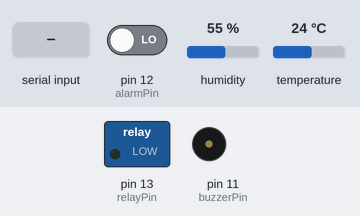
Simulated run of this sketch. Board: Arduino Uno, built with avr-gcc and run on an emulated ATmega328P. On the bench: switched loads named in the sketch (green lamp = pin HIGH), buzzer (waves = sounding). The test bench sets the inputs (shaded band); at power-on: pin 12 (alarmPin) LOW, humidity 55 %, temperature 24 °C. What the sketch prints to the serial monitor is not drawn.

Above: at 1.2 s.
1.3 s: "2" received over Serial
At 1.4 s:
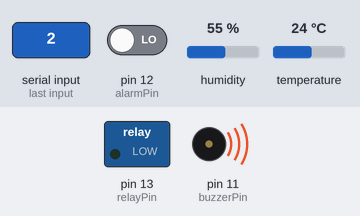
Timing chart, 0 to 4.3 s (numbered marks = the images above; inputs shaded):
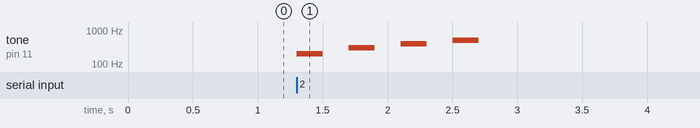

The sketch:

home_automation.ino
```cpp
#include <dht.h>
dht DHT;
int datafromUser=0;
unsigned long timpParcurs;
bool alarm;

int relayPin = 13;
int alarmPin = 12;
int DHTpin = 2;
int buzzerPin = 11;

void setup() {
  pinMode(relayPin, OUTPUT);
  pinMode(buzzerPin, OUTPUT);
  pinMode(alarmPin, INPUT);
  pinMode(DHTpin, INPUT);
  Serial.begin(9600);

}

void loop() {   //se executa incontinuu
  timpParcurs = millis();
  if(Serial.available() > 0)
  {
    datafromUser=Serial.read();
  }
  if (timpParcurs % 1000 == 0)
  {
    DHT.read11(DHTpin);
    Serial.print(int(DHT.temperature));
    Serial.print(',');
    Serial.println(int(DHT.humidity));
  }


  if(datafromUser == '1')
  {
    digitalWrite(relayPin, HIGH );
  }
  else if(datafromUser == '0')
  {
    digitalWrite(relayPin, LOW);
  }

  else if(datafromUser == '2')
  {
    alarm = true;
  }
  else if(datafromUser == '3')
  {
    alarm = false;
  }
    //se trimite semnal HIGH daca intre bratele senzorului exista un obiect.
      //un obiect intre bratele senzorului simuleaza usa inchisa.
      //daca alarma e pornita, difuzorul suna cand usa se deschide, adica
      //atunci cand obiectul iese dintre bratele senzorului
  if (alarm) {
      if (digitalRead(alarmPin) == LOW) {
      tone(buzzerPin, 200);
      delay(200);
      noTone(buzzerPin);
      delay(200);

      tone(buzzerPin, 300);
      delay(200);
      noTone(buzzerPin);
      delay(200);

      tone(buzzerPin, 400);
      delay(200);
      noTone(buzzerPin);
      delay(200);

      tone(buzzerPin, 500);
      delay(200);
      noTone(buzzerPin);
      delay(200);
      while (digitalRead(alarmPin) == LOW);
       //dupa ce a cantat melodia, sistemul asteapta cat timp
      //intre bratele senzorului nu este nimic - cat timp usa e deschisa
    }
  }
}
```

Measured:
- after the input at 1.3 s, tone on pin 11 (buzzerPin): plays 200 Hz for 0.20 s, 300 Hz for 0.20 s, 400 Hz for 0.20 s, 500 Hz for 0.20 s, starting at once
